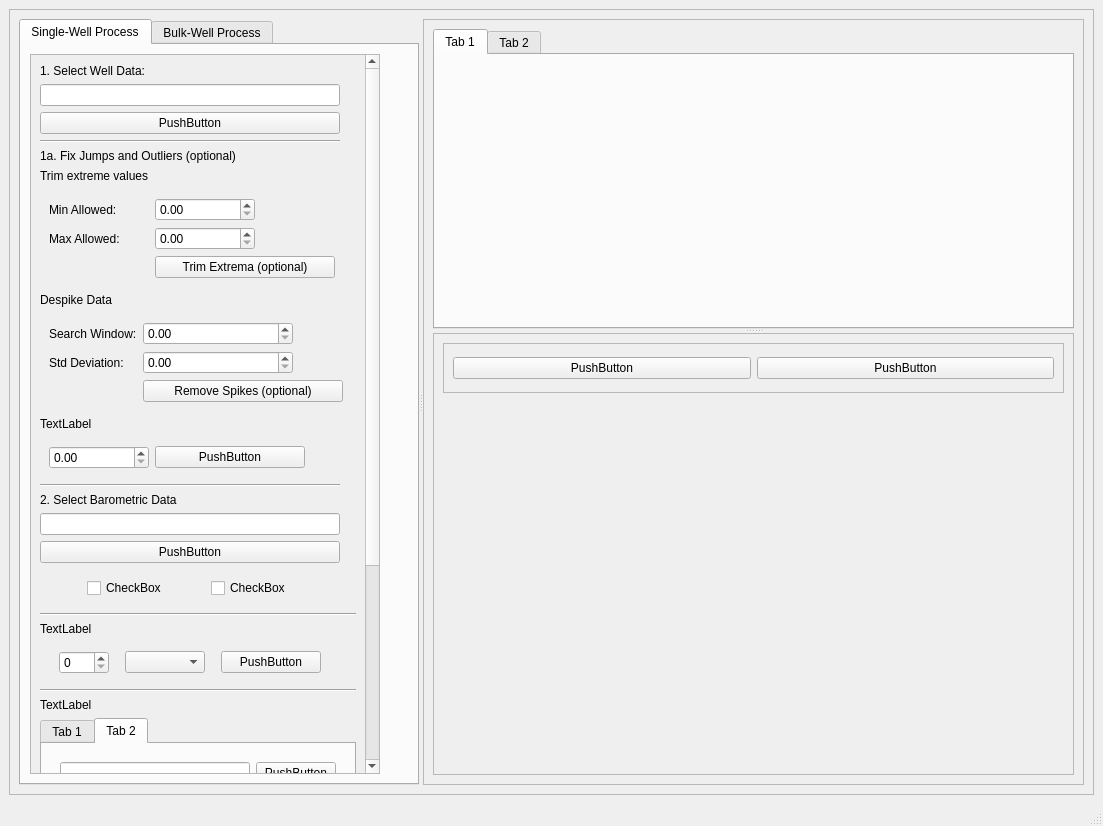
<?xml version="1.0" encoding="UTF-8"?>
<ui version="4.0">
 <class>MainWindow</class>
 <widget class="QMainWindow" name="MainWindow">
  <property name="geometry">
   <rect>
    <x>0</x>
    <y>0</y>
    <width>1103</width>
    <height>826</height>
   </rect>
  </property>
  <property name="windowTitle">
   <string>MainWindow</string>
  </property>
  <widget class="QWidget" name="centralwidget">
   <layout class="QVBoxLayout" name="verticalLayout_3">
    <item>
     <widget class="QFrame" name="frame_3">
      <property name="frameShape">
       <enum>QFrame::StyledPanel</enum>
      </property>
      <property name="frameShadow">
       <enum>QFrame::Raised</enum>
      </property>
      <layout class="QHBoxLayout" name="horizontalLayout">
       <item>
        <widget class="QSplitter" name="splitter">
         <property name="orientation">
          <enum>Qt::Horizontal</enum>
         </property>
         <widget class="QTabWidget" name="tabWidget">
          <property name="minimumSize">
           <size>
            <width>370</width>
            <height>0</height>
           </size>
          </property>
          <property name="maximumSize">
           <size>
            <width>400</width>
            <height>16777215</height>
           </size>
          </property>
          <property name="currentIndex">
           <number>0</number>
          </property>
          <widget class="QWidget" name="tab">
           <attribute name="title">
            <string>Single-Well Process</string>
           </attribute>
           <layout class="QVBoxLayout" name="verticalLayout_4">
            <item>
             <widget class="QScrollArea" name="scrollArea">
              <property name="minimumSize">
               <size>
                <width>350</width>
                <height>0</height>
               </size>
              </property>
              <property name="maximumSize">
               <size>
                <width>350</width>
                <height>16777215</height>
               </size>
              </property>
              <property name="horizontalScrollBarPolicy">
               <enum>Qt::ScrollBarAlwaysOff</enum>
              </property>
              <property name="widgetResizable">
               <bool>true</bool>
              </property>
              <widget class="QWidget" name="scrollAreaWidgetContents">
               <property name="geometry">
                <rect>
                 <x>0</x>
                 <y>0</y>
                 <width>327</width>
                 <height>1162</height>
                </rect>
               </property>
               <layout class="QVBoxLayout" name="verticalLayout_5">
                <item>
                 <widget class="QLabel" name="label">
                  <property name="maximumSize">
                   <size>
                    <width>400</width>
                    <height>16777215</height>
                   </size>
                  </property>
                  <property name="text">
                   <string>1. Select Well Data:</string>
                  </property>
                 </widget>
                </item>
                <item>
                 <widget class="QLineEdit" name="lineEdit_2">
                  <property name="maximumSize">
                   <size>
                    <width>300</width>
                    <height>16777215</height>
                   </size>
                  </property>
                 </widget>
                </item>
                <item>
                 <widget class="QPushButton" name="pushButton">
                  <property name="maximumSize">
                   <size>
                    <width>300</width>
                    <height>16777215</height>
                   </size>
                  </property>
                  <property name="text">
                   <string>PushButton</string>
                  </property>
                 </widget>
                </item>
                <item>
                 <widget class="Line" name="line">
                  <property name="maximumSize">
                   <size>
                    <width>300</width>
                    <height>16777215</height>
                   </size>
                  </property>
                  <property name="orientation">
                   <enum>Qt::Horizontal</enum>
                  </property>
                 </widget>
                </item>
                <item>
                 <widget class="QLabel" name="label_2">
                  <property name="maximumSize">
                   <size>
                    <width>400</width>
                    <height>16777215</height>
                   </size>
                  </property>
                  <property name="text">
                   <string>1a. Fix Jumps and Outliers (optional)</string>
                  </property>
                 </widget>
                </item>
                <item>
                 <widget class="QLabel" name="label_3">
                  <property name="maximumSize">
                   <size>
                    <width>400</width>
                    <height>16777215</height>
                   </size>
                  </property>
                  <property name="text">
                   <string>Trim extreme values</string>
                  </property>
                 </widget>
                </item>
                <item>
                 <widget class="QWidget" name="widget" native="true">
                  <layout class="QFormLayout" name="formLayout">
                   <item row="0" column="0">
                    <widget class="QLabel" name="label_4">
                     <property name="minimumSize">
                      <size>
                       <width>100</width>
                       <height>0</height>
                      </size>
                     </property>
                     <property name="maximumSize">
                      <size>
                       <width>100</width>
                       <height>16777215</height>
                      </size>
                     </property>
                     <property name="text">
                      <string>Min Allowed:</string>
                     </property>
                    </widget>
                   </item>
                   <item row="0" column="1">
                    <widget class="QDoubleSpinBox" name="doubleSpinBox">
                     <property name="maximumSize">
                      <size>
                       <width>100</width>
                       <height>16777215</height>
                      </size>
                     </property>
                    </widget>
                   </item>
                   <item row="1" column="0">
                    <widget class="QLabel" name="label_5">
                     <property name="minimumSize">
                      <size>
                       <width>100</width>
                       <height>0</height>
                      </size>
                     </property>
                     <property name="maximumSize">
                      <size>
                       <width>100</width>
                       <height>16777215</height>
                      </size>
                     </property>
                     <property name="text">
                      <string>Max Allowed:</string>
                     </property>
                    </widget>
                   </item>
                   <item row="1" column="1">
                    <widget class="QDoubleSpinBox" name="doubleSpinBox_2">
                     <property name="maximumSize">
                      <size>
                       <width>100</width>
                       <height>16777215</height>
                      </size>
                     </property>
                    </widget>
                   </item>
                   <item row="2" column="1">
                    <widget class="QPushButton" name="pushButton_3">
                     <property name="maximumSize">
                      <size>
                       <width>180</width>
                       <height>16777215</height>
                      </size>
                     </property>
                     <property name="text">
                      <string>Trim Extrema (optional)</string>
                     </property>
                    </widget>
                   </item>
                  </layout>
                 </widget>
                </item>
                <item>
                 <widget class="QLabel" name="label_6">
                  <property name="maximumSize">
                   <size>
                    <width>400</width>
                    <height>16777215</height>
                   </size>
                  </property>
                  <property name="text">
                   <string>Despike Data</string>
                  </property>
                 </widget>
                </item>
                <item>
                 <widget class="QWidget" name="widget_2" native="true">
                  <layout class="QFormLayout" name="formLayout_2">
                   <item row="0" column="0">
                    <widget class="QLabel" name="label_7">
                     <property name="maximumSize">
                      <size>
                       <width>100</width>
                       <height>16777215</height>
                      </size>
                     </property>
                     <property name="text">
                      <string>Search Window:</string>
                     </property>
                    </widget>
                   </item>
                   <item row="0" column="1">
                    <widget class="QDoubleSpinBox" name="doubleSpinBox_3">
                     <property name="maximumSize">
                      <size>
                       <width>150</width>
                       <height>16777215</height>
                      </size>
                     </property>
                    </widget>
                   </item>
                   <item row="2" column="1">
                    <widget class="QDoubleSpinBox" name="doubleSpinBox_4">
                     <property name="maximumSize">
                      <size>
                       <width>150</width>
                       <height>16777215</height>
                      </size>
                     </property>
                    </widget>
                   </item>
                   <item row="3" column="1">
                    <widget class="QPushButton" name="pushButton_2">
                     <property name="maximumSize">
                      <size>
                       <width>200</width>
                       <height>16777215</height>
                      </size>
                     </property>
                     <property name="text">
                      <string>Remove Spikes (optional)</string>
                     </property>
                    </widget>
                   </item>
                   <item row="2" column="0">
                    <widget class="QLabel" name="label_8">
                     <property name="text">
                      <string>Std Deviation:</string>
                     </property>
                    </widget>
                   </item>
                  </layout>
                 </widget>
                </item>
                <item>
                 <widget class="QLabel" name="label_9">
                  <property name="text">
                   <string>TextLabel</string>
                  </property>
                 </widget>
                </item>
                <item>
                 <widget class="QWidget" name="widget_3" native="true">
                  <layout class="QFormLayout" name="formLayout_3">
                   <item row="0" column="0">
                    <widget class="QDoubleSpinBox" name="doubleSpinBox_5">
                     <property name="minimumSize">
                      <size>
                       <width>100</width>
                       <height>0</height>
                      </size>
                     </property>
                     <property name="maximumSize">
                      <size>
                       <width>150</width>
                       <height>16777215</height>
                      </size>
                     </property>
                    </widget>
                   </item>
                   <item row="0" column="1">
                    <widget class="QPushButton" name="pushButton_4">
                     <property name="maximumSize">
                      <size>
                       <width>150</width>
                       <height>16777215</height>
                      </size>
                     </property>
                     <property name="text">
                      <string>PushButton</string>
                     </property>
                    </widget>
                   </item>
                  </layout>
                 </widget>
                </item>
                <item>
                 <widget class="Line" name="line_2">
                  <property name="maximumSize">
                   <size>
                    <width>300</width>
                    <height>16777215</height>
                   </size>
                  </property>
                  <property name="orientation">
                   <enum>Qt::Horizontal</enum>
                  </property>
                 </widget>
                </item>
                <item>
                 <widget class="QLabel" name="label_11">
                  <property name="maximumSize">
                   <size>
                    <width>400</width>
                    <height>16777215</height>
                   </size>
                  </property>
                  <property name="text">
                   <string>2. Select Barometric Data</string>
                  </property>
                 </widget>
                </item>
                <item>
                 <widget class="QLineEdit" name="lineEdit">
                  <property name="maximumSize">
                   <size>
                    <width>300</width>
                    <height>16777215</height>
                   </size>
                  </property>
                 </widget>
                </item>
                <item>
                 <widget class="QPushButton" name="pushButton_5">
                  <property name="maximumSize">
                   <size>
                    <width>300</width>
                    <height>16777215</height>
                   </size>
                  </property>
                  <property name="text">
                   <string>PushButton</string>
                  </property>
                 </widget>
                </item>
                <item>
                 <widget class="QWidget" name="widget_5" native="true">
                  <property name="maximumSize">
                   <size>
                    <width>300</width>
                    <height>16777215</height>
                   </size>
                  </property>
                  <layout class="QHBoxLayout" name="horizontalLayout_3">
                   <item>
                    <widget class="QCheckBox" name="checkBox_2">
                     <property name="minimumSize">
                      <size>
                       <width>60</width>
                       <height>0</height>
                      </size>
                     </property>
                     <property name="maximumSize">
                      <size>
                       <width>80</width>
                       <height>16777215</height>
                      </size>
                     </property>
                     <property name="text">
                      <string>CheckBox</string>
                     </property>
                    </widget>
                   </item>
                   <item>
                    <widget class="QCheckBox" name="checkBox">
                     <property name="maximumSize">
                      <size>
                       <width>80</width>
                       <height>16777215</height>
                      </size>
                     </property>
                     <property name="text">
                      <string>CheckBox</string>
                     </property>
                    </widget>
                   </item>
                  </layout>
                 </widget>
                </item>
                <item>
                 <widget class="Line" name="line_3">
                  <property name="maximumSize">
                   <size>
                    <width>400</width>
                    <height>16777215</height>
                   </size>
                  </property>
                  <property name="orientation">
                   <enum>Qt::Horizontal</enum>
                  </property>
                 </widget>
                </item>
                <item>
                 <widget class="QLabel" name="label_12">
                  <property name="text">
                   <string>TextLabel</string>
                  </property>
                 </widget>
                </item>
                <item>
                 <widget class="QWidget" name="widget_4" native="true">
                  <property name="maximumSize">
                   <size>
                    <width>300</width>
                    <height>16777215</height>
                   </size>
                  </property>
                  <layout class="QHBoxLayout" name="horizontalLayout_2">
                   <item>
                    <widget class="QSpinBox" name="spinBox">
                     <property name="maximumSize">
                      <size>
                       <width>50</width>
                       <height>16777215</height>
                      </size>
                     </property>
                    </widget>
                   </item>
                   <item>
                    <widget class="QComboBox" name="comboBox">
                     <property name="maximumSize">
                      <size>
                       <width>80</width>
                       <height>16777215</height>
                      </size>
                     </property>
                    </widget>
                   </item>
                   <item>
                    <widget class="QPushButton" name="pushButton_6">
                     <property name="maximumSize">
                      <size>
                       <width>100</width>
                       <height>16777215</height>
                      </size>
                     </property>
                     <property name="text">
                      <string>PushButton</string>
                     </property>
                    </widget>
                   </item>
                  </layout>
                 </widget>
                </item>
                <item>
                 <widget class="Line" name="line_4">
                  <property name="orientation">
                   <enum>Qt::Horizontal</enum>
                  </property>
                 </widget>
                </item>
                <item>
                 <widget class="QLabel" name="label_10">
                  <property name="text">
                   <string>TextLabel</string>
                  </property>
                 </widget>
                </item>
                <item>
                 <widget class="QTabWidget" name="tabWidget_3">
                  <property name="currentIndex">
                   <number>1</number>
                  </property>
                  <widget class="QWidget" name="tab_5">
                   <attribute name="title">
                    <string>Tab 1</string>
                   </attribute>
                   <layout class="QFormLayout" name="formLayout_4">
                    <item row="0" column="0">
                     <widget class="QDateTimeEdit" name="dateTimeEdit_2"/>
                    </item>
                    <item row="1" column="0">
                     <widget class="QDateTimeEdit" name="dateTimeEdit"/>
                    </item>
                    <item row="0" column="1">
                     <widget class="QDoubleSpinBox" name="doubleSpinBox_6"/>
                    </item>
                    <item row="1" column="1">
                     <widget class="QDoubleSpinBox" name="doubleSpinBox_7"/>
                    </item>
                    <item row="2" column="0">
                     <widget class="QPushButton" name="pushButton_7">
                      <property name="text">
                       <string>PushButton</string>
                      </property>
                     </widget>
                    </item>
                   </layout>
                  </widget>
                  <widget class="QWidget" name="tab_6">
                   <attribute name="title">
                    <string>Tab 2</string>
                   </attribute>
                   <layout class="QVBoxLayout" name="verticalLayout_6">
                    <item>
                     <widget class="QWidget" name="widget_6" native="true">
                      <layout class="QHBoxLayout" name="horizontalLayout_4">
                       <item>
                        <widget class="QLineEdit" name="lineEdit_3"/>
                       </item>
                       <item>
                        <widget class="QPushButton" name="pushButton_8">
                         <property name="text">
                          <string>PushButton</string>
                         </property>
                        </widget>
                       </item>
                      </layout>
                     </widget>
                    </item>
                    <item>
                     <widget class="QFrame" name="frame_4">
                      <property name="frameShape">
                       <enum>QFrame::StyledPanel</enum>
                      </property>
                      <property name="frameShadow">
                       <enum>QFrame::Raised</enum>
                      </property>
                      <layout class="QFormLayout" name="formLayout_5">
                       <item row="1" column="1">
                        <widget class="QComboBox" name="comboBox_2"/>
                       </item>
                       <item row="1" column="0">
                        <widget class="QLabel" name="label_13">
                         <property name="text">
                          <string>TextLabel</string>
                         </property>
                        </widget>
                       </item>
                       <item row="2" column="0">
                        <widget class="QLabel" name="label_14">
                         <property name="text">
                          <string>TextLabel</string>
                         </property>
                        </widget>
                       </item>
                       <item row="2" column="1">
                        <widget class="QComboBox" name="comboBox_3"/>
                       </item>
                       <item row="3" column="0">
                        <widget class="QLabel" name="label_15">
                         <property name="text">
                          <string>TextLabel</string>
                         </property>
                        </widget>
                       </item>
                       <item row="3" column="1">
                        <widget class="QComboBox" name="comboBox_4"/>
                       </item>
                       <item row="4" column="1">
                        <widget class="QComboBox" name="comboBox_5"/>
                       </item>
                       <item row="4" column="0">
                        <widget class="QLabel" name="label_16">
                         <property name="text">
                          <string>TextLabel</string>
                         </property>
                        </widget>
                       </item>
                      </layout>
                     </widget>
                    </item>
                    <item>
                     <widget class="QPushButton" name="pushButton_9">
                      <property name="text">
                       <string>PushButton</string>
                      </property>
                     </widget>
                    </item>
                    <item>
                     <widget class="Line" name="line_5">
                      <property name="orientation">
                       <enum>Qt::Horizontal</enum>
                      </property>
                     </widget>
                    </item>
                    <item>
                     <widget class="QLabel" name="label_17">
                      <property name="text">
                       <string>TextLabel</string>
                      </property>
                     </widget>
                    </item>
                    <item>
                     <widget class="QFrame" name="frame_5">
                      <property name="frameShape">
                       <enum>QFrame::StyledPanel</enum>
                      </property>
                      <property name="frameShadow">
                       <enum>QFrame::Raised</enum>
                      </property>
                      <layout class="QHBoxLayout" name="horizontalLayout_5">
                       <item>
                        <widget class="QPushButton" name="pushButton_10">
                         <property name="text">
                          <string>PushButton</string>
                         </property>
                        </widget>
                       </item>
                      </layout>
                     </widget>
                    </item>
                   </layout>
                  </widget>
                 </widget>
                </item>
               </layout>
              </widget>
             </widget>
            </item>
           </layout>
          </widget>
          <widget class="QWidget" name="tab_2">
           <attribute name="title">
            <string>Bulk-Well Process</string>
           </attribute>
          </widget>
         </widget>
         <widget class="QFrame" name="frame_6">
          <property name="frameShape">
           <enum>QFrame::StyledPanel</enum>
          </property>
          <property name="frameShadow">
           <enum>QFrame::Raised</enum>
          </property>
          <layout class="QVBoxLayout" name="verticalLayout">
           <item>
            <widget class="QSplitter" name="splitter_2">
             <property name="orientation">
              <enum>Qt::Vertical</enum>
             </property>
             <widget class="QTabWidget" name="tabWidget_2">
              <property name="minimumSize">
               <size>
                <width>0</width>
                <height>300</height>
               </size>
              </property>
              <widget class="QWidget" name="tab_3">
               <attribute name="title">
                <string>Tab 1</string>
               </attribute>
              </widget>
              <widget class="QWidget" name="tab_4">
               <attribute name="title">
                <string>Tab 2</string>
               </attribute>
              </widget>
             </widget>
             <widget class="QFrame" name="frame">
              <property name="minimumSize">
               <size>
                <width>0</width>
                <height>100</height>
               </size>
              </property>
              <property name="frameShape">
               <enum>QFrame::StyledPanel</enum>
              </property>
              <property name="frameShadow">
               <enum>QFrame::Raised</enum>
              </property>
              <layout class="QVBoxLayout" name="verticalLayout_7">
               <item>
                <widget class="QFrame" name="frame_2">
                 <property name="maximumSize">
                  <size>
                   <width>16777215</width>
                   <height>50</height>
                  </size>
                 </property>
                 <property name="frameShape">
                  <enum>QFrame::StyledPanel</enum>
                 </property>
                 <property name="frameShadow">
                  <enum>QFrame::Raised</enum>
                 </property>
                 <layout class="QHBoxLayout" name="horizontalLayout_6">
                  <item>
                   <widget class="QPushButton" name="pushButton_12">
                    <property name="text">
                     <string>PushButton</string>
                    </property>
                   </widget>
                  </item>
                  <item>
                   <widget class="QPushButton" name="pushButton_11">
                    <property name="text">
                     <string>PushButton</string>
                    </property>
                   </widget>
                  </item>
                 </layout>
                </widget>
               </item>
               <item>
                <widget class="QWidget" name="widget_7" native="true">
                 <property name="minimumSize">
                  <size>
                   <width>0</width>
                   <height>200</height>
                  </size>
                 </property>
                </widget>
               </item>
              </layout>
             </widget>
            </widget>
           </item>
          </layout>
         </widget>
        </widget>
       </item>
      </layout>
     </widget>
    </item>
   </layout>
  </widget>
  <widget class="QMenuBar" name="menubar">
   <property name="geometry">
    <rect>
     <x>0</x>
     <y>0</y>
     <width>1103</width>
     <height>26</height>
    </rect>
   </property>
  </widget>
  <widget class="QStatusBar" name="statusbar"/>
 </widget>
 <resources/>
 <connections/>
</ui>
